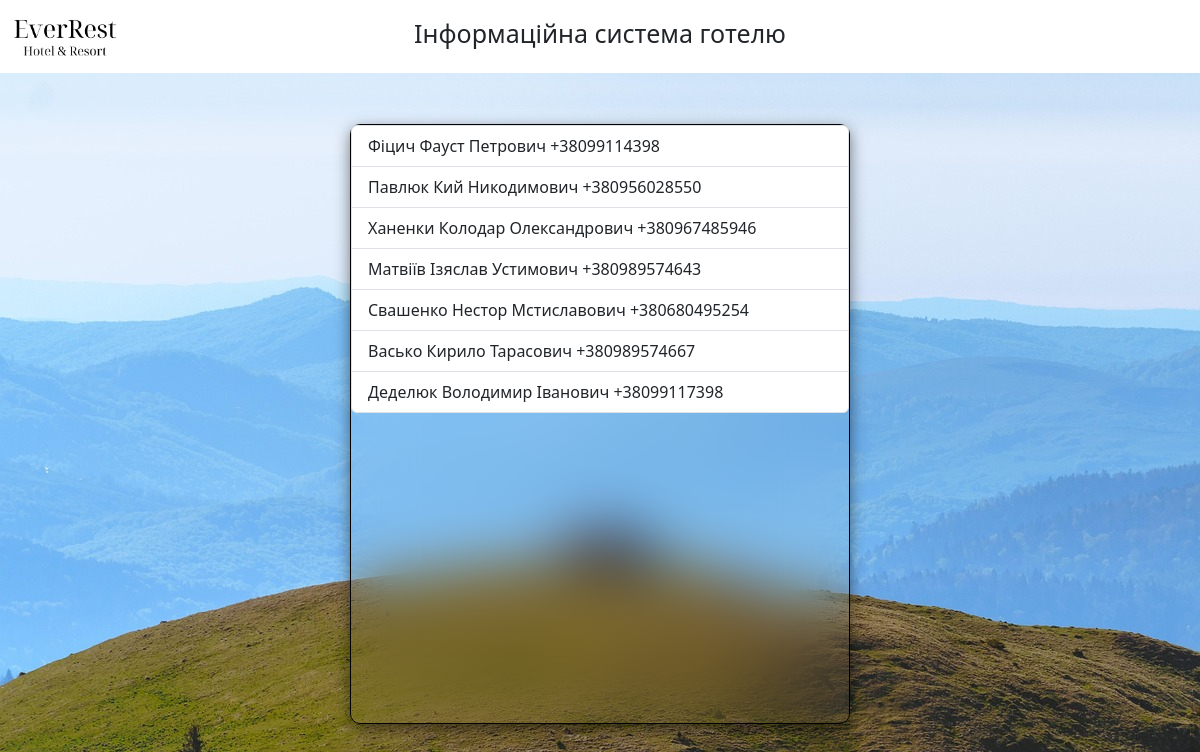
The app's page /clients/ (signed in), older data.
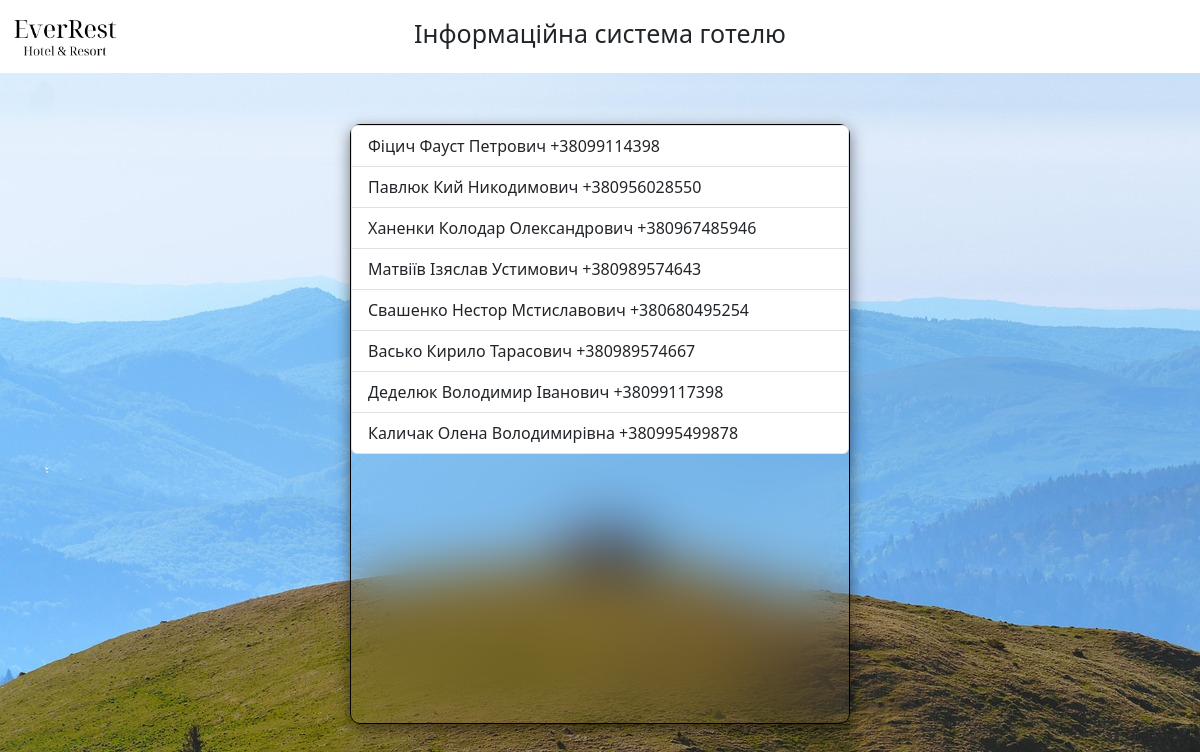
The same page, newer data.
### main/models.py (models this page shows, shortened)
class Client(models.Model):
    name = models.CharField('Імя', max_length=20)
    surname = models.CharField('Прізвище', max_length=20)
    second_name = models.CharField('По Батькові', max_length=20, blank=True, null=True)
    phone_number = models.CharField('Номер телефону', max_length=13, unique=True)

### main/views.py (the view)
# urls.py: path('clients/', views.clients, name="clients"),
@login_required
def clients(request):
    clients = Client.objects.all()
    return render(request, 'clients.html', {'clients': clients})

### main/templates/clients.html (shortened to what this page needs)
{% extends 'layout.html' %}
{% block content %}
<div class="block1">
    <ul class="list-group">
    {% for el in clients %}
         <li class="list-group-item">{{ el.surname }} {{ el.name }} {{ el.second_name }} {{ el.phone_number }} {{ el.room_id}}</li>
    {% endfor %}
    </ul>
</div>
{% endblock %}

### hotel/main/templates/layout.html (shortened to what this page needs)
{% load static %}
<!DOCTYPE html>
<html lang="en">
    <link rel="stylesheet" href="https://cdn.jsdelivr.net/npm/bootstrap@5.3.3/dist/css/bootstrap.min.css">
    <link rel="stylesheet" href="{% static 'style.css' %}">
  </head>
  <body>
    <header class="nav">
      <div class="col-2"><img class="logo" src="{% static 'img/logo.png' %}"></div>
      <div class="col-8"><p>Інформаційна система готелю</p></div>
      <div class="col-2"></div>
    </header>
    {% block content %}
    {% endblock %}
  </body>
</html>

### main/static/style.css (style rules this page uses)
body { background-image: url('img/bg.jpg'); }
header div { background: #fff; }
header div p { text-align: center; margin-top: 15px; font-size: 25px; }
header img { width: 130px; margin: auto; }
.block1 { width: 500px; height: 600px; backdrop-filter: blur(30px); border: 1px solid black; border-radius: 10px; box-shadow: 0 5px 15px rgba(0, 0, 0, 0.5); position: absolute; transform: translate(-50%, -50%); top: 53%; left: 50%; }

Row changes from the older to the newer data that the page shows:
added Client: surname "Каличак", name "Олена", second_name "Володимирівна", phone_number "+380995499878"
